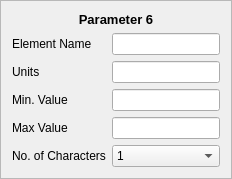
        <widget class="QFrame" name="framePraameter_6">
         <property name="frameShape">
          <enum>QFrame::StyledPanel</enum>
         </property>
         <property name="frameShadow">
          <enum>QFrame::Raised</enum>
         </property>
         <layout class="QFormLayout" name="formLayout_3">
          <item row="1" column="0">
           <widget class="QLabel" name="label_11">
            <property name="text">
             <string>Element Name</string>
            </property>
           </widget>
          </item>
          <item row="1" column="1">
           <widget class="QLineEdit" name="lineEdit_9"/>
          </item>
          <item row="2" column="0">
           <widget class="QLabel" name="label_12">
            <property name="text">
             <string>Units</string>
            </property>
           </widget>
          </item>
          <item row="2" column="1">
           <widget class="QLineEdit" name="lineEdit_10"/>
          </item>
          <item row="3" column="0">
           <widget class="QLabel" name="label_13">
            <property name="text">
             <string>Min. Value</string>
            </property>
           </widget>
          </item>
          <item row="3" column="1">
           <widget class="QLineEdit" name="lineEdit_11"/>
          </item>
          <item row="4" column="0">
           <widget class="QLabel" name="label_14">
            <property name="text">
             <string>Max Value</string>
            </property>
           </widget>
          </item>
          <item row="4" column="1">
           <widget class="QLineEdit" name="lineEdit_12"/>
          </item>
          <item row="5" column="0">
           <widget class="QLabel" name="label_15">
            <property name="text">
             <string>No. of Characters</string>
            </property>
           </widget>
          </item>
          <item row="5" column="1">
           <widget class="QComboBox" name="comboBox_3">
            <item>
             <property name="text">
              <string>1</string>
             </property>
            </item>
            <item>
             <property name="text">
              <string>2</string>
             </property>
            </item>
            <item>
             <property name="text">
              <string>3</string>
             </property>
            </item>
            <item>
             <property name="text">
              <string>4</string>
             </property>
            </item>
            <item>
             <property name="text">
              <string>5</string>
             </property>
            </item>
            <item>
             <property name="text">
              <string>6</string>
             </property>
            </item>
            <item>
             <property name="text">
              <string>7</string>
             </property>
            </item>
            <item>
             <property name="text">
              <string>8</string>
             </property>
            </item>
            <item>
             <property name="text">
              <string>9</string>
             </property>
            </item>
            <item>
             <property name="text">
              <string>10</string>
             </property>
            </item>
            <item>
             <property name="text">
              <string>11</string>
             </property>
            </item>
            <item>
             <property name="text">
              <string>12</string>
             </property>
            </item>
            <item>
             <property name="text">
              <string>13</string>
             </property>
            </item>
            <item>
             <property name="text">
              <string>14</string>
             </property>
            </item>
            <item>
             <property name="text">
              <string>15</string>
             </property>
            </item>
            <item>
             <property name="text">
              <string>16</string>
             </property>
            </item>
            <item>
             <property name="text">
              <string>17</string>
             </property>
            </item>
            <item>
             <property name="text">
              <string>18</string>
             </property>
            </item>
            <item>
             <property name="text">
              <string>19</string>
             </property>
            </item>
            <item>
             <property name="text">
              <string>20</string>
             </property>
            </item>
            <item>
             <property name="text">
              <string>21</string>
             </property>
            </item>
            <item>
             <property name="text">
              <string>22</string>
             </property>
            </item>
            <item>
             <property name="text">
              <string>23</string>
             </property>
            </item>
            <item>
             <property name="text">
              <string>24</string>
             </property>
            </item>
            <item>
             <property name="text">
              <string>25</string>
             </property>
            </item>
            <item>
             <property name="text">
              <string>26</string>
             </property>
            </item>
            <item>
             <property name="text">
              <string>27</string>
             </property>
            </item>
            <item>
             <property name="text">
              <string>28</string>
             </property>
            </item>
            <item>
             <property name="text">
              <string>29</string>
             </property>
            </item>
            <item>
             <property name="text">
              <string>30</string>
             </property>
            </item>
           </widget>
          </item>
          <item row="0" column="0" colspan="2">
           <widget class="QLabel" name="label_45">
            <property name="text">
             <string>&lt;html&gt;&lt;head/&gt;&lt;body&gt;&lt;p align=&quot;center&quot;&gt;&lt;span style=&quot; font-size:10pt; font-weight:600;&quot;&gt;Parameter 6&lt;/span&gt;&lt;/p&gt;&lt;/body&gt;&lt;/html&gt;</string>
            </property>
           </widget>
          </item>
         </layout>
        </widget>
